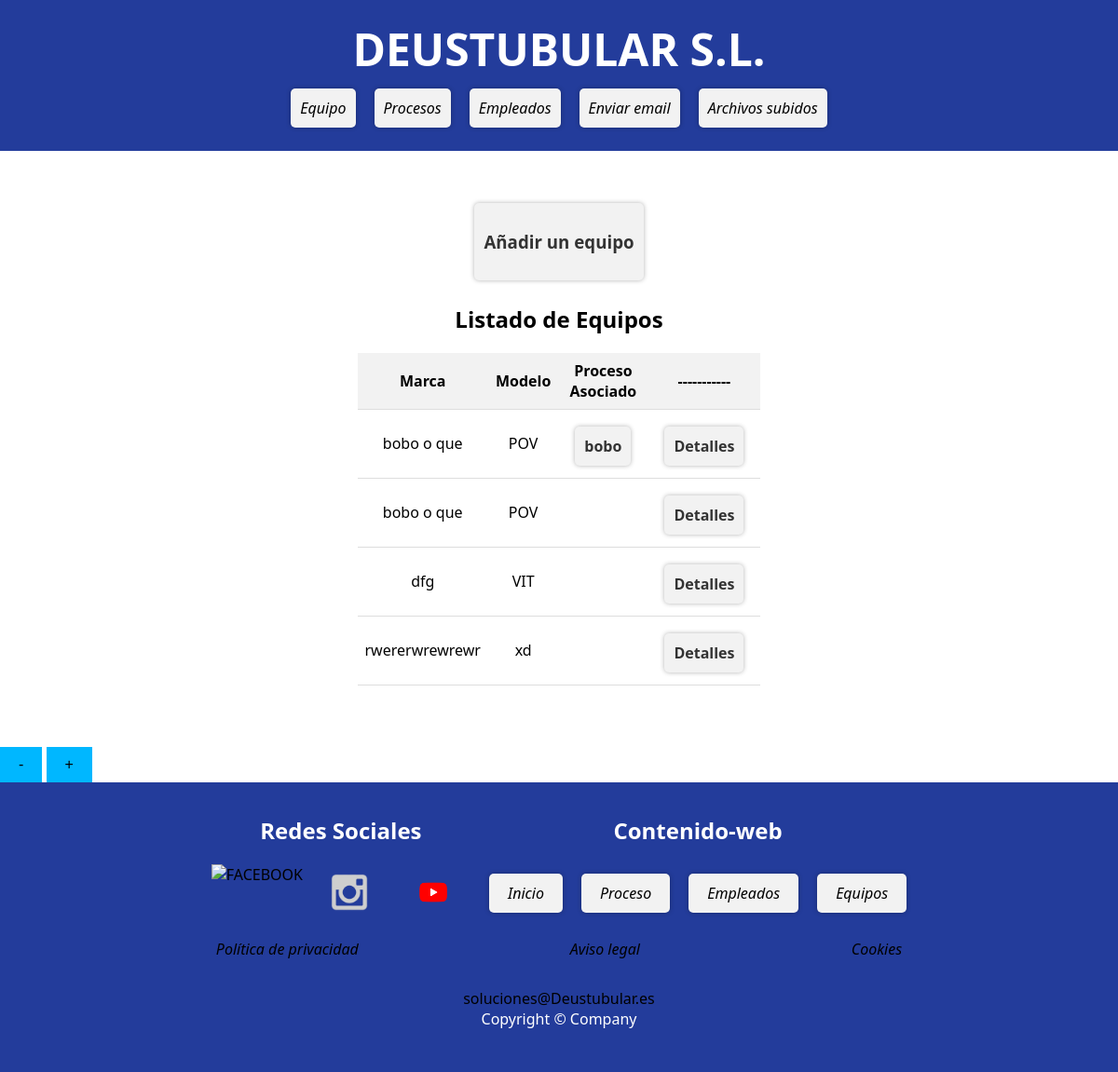
The app's page /appdeustutub/equipos/, older data.
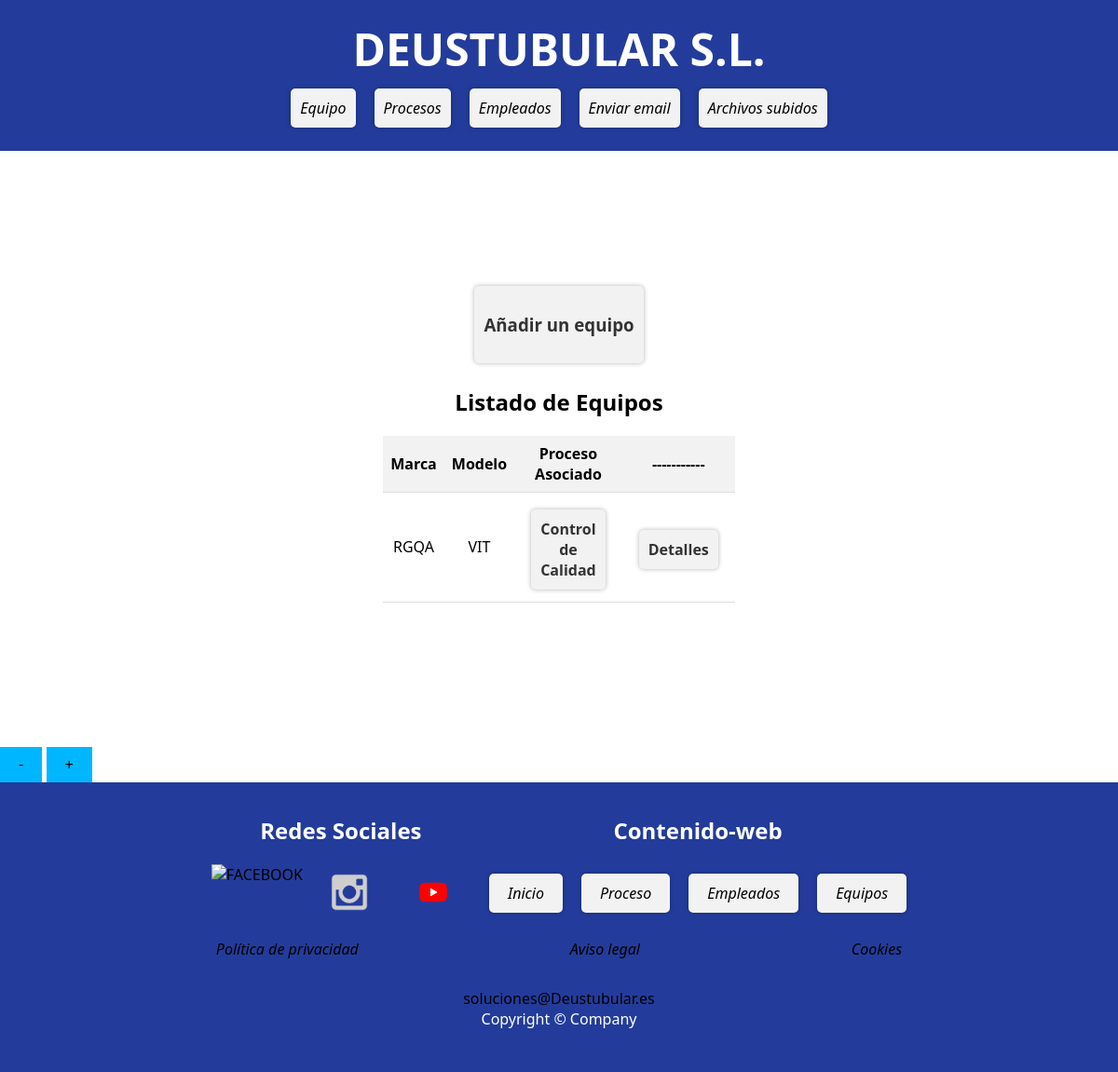
The same page, newer data.
### appdeustutub/models.py (models this page shows, shortened)
class Equipo(models.Model):
    modelo = models.CharField(max_length=100)
    marca = models.CharField(max_length=100)
    categoria = models.ForeignKey(Categoria, on_delete=models.CASCADE)
    fecha_adquisicion = models.DateField()
    fecha_instalacion = models.DateField()

class Proceso(models.Model):
    equipo = models.ForeignKey(Equipo, on_delete=models.CASCADE)
    codOrdenFabricacion = models.IntegerField(default=0)
    codigoProceso = models.IntegerField(default=0)
    nombreProceso = models.CharField(max_length=100)
    referencia = models.CharField(max_length=100)
    fechaInicio = models.DateField()
    fechaFin = models.DateField()
    def __str__(self):
        return self.nombreProceso

### appdeustutub/views.py (the view)
# urls.py: path('equipos/', EquipoListView.as_view(), name='equipo-list'),
class EquipoListView(ListView):
    model = Equipo
    template_name = 'index_equipo.html'
    context_object_name = 'lista_equipos'
    ordering = 'marca'

### appdeustutub/templates/index_equipo.html (shortened to what this page needs)
{% extends "base.html" %}
{% load static %}
{% block contenido %}
<div id="content">
    <ul>
        <li><a href="{% url 'add_equipo' %}"><strong>
                    <h3>Añadir un equipo</h3>
                </strong></a></li>
    </ul>
    <h2>Listado de Equipos</h2>
    <ul>
        {% if lista_equipos %}
        <table>
            <thead>
                <tr>
                    <th>Marca</th>
                    <th>Modelo</th>
                    <th>Proceso Asociado</th>
                    <th>-----------</th>
                </tr>
            </thead>
            <tbody>
                {% for equipo in lista_equipos %}
                <tr>
                    <td>{{ equipo.marca }}</td>
                    <td>{{ equipo.modelo }}</td>
                    <td>
                        <ul>
                            {% for proceso in equipo.proceso_set.all %}
                            <li><a href="{% url 'proceso-detail' proceso.id %}"><strong>{{ proceso }}</strong></a></li>
                            {% endfor %}
                        </ul>
                    </td>
                    <td>
                        <ul>
                            <li><a href="{% url 'equipo-detail' equipo.id %}"><strong>Detalles</strong></a></li>
                        </ul>
                    </td>
                </tr>
                {% endfor %}
            </tbody>
        </table>
        {% else %}
        <p>No existen equipos</p>
        {% endif %}
</div>
{% endblock %}

### appdeustutub/templates/base.html (shortened to what this page needs)
<!DOCTYPE html>
{% load static %}
<html lang="en">
    <head>
        <link rel="stylesheet" href="{% static 'css/style.css' %}">
    </head>
    <body>
        <header>
            <h1><a id="logo" href="{% url 'index' %}">DEUSTUBULAR S.L.</a></h1>
            <nav>
                <ul>
                    <li><a href="{% url 'equipo-list' %}">Equipo</a></li>
                    <li><a href="{% url 'proceso-list' %}">Procesos</a></li>
                    <li><a href="{% url 'empleado-list' %}">Empleados</a></li>
                    <li><a href="{% url 'enviar_email' %}">Enviar email</a></li>
                    <li><a href="{% url 'mostrar_archivos' %}">Archivos subidos</a></li>
                </ul>
            </nav>
        </header>
        {% block contenido %} {% endblock %}
        <button id="disminuirBtn">-</button>
        <button id="aumentarBtn">+</button>
        <footer id="footer">
            <main>
                <section class="footer-superior">
                    <div class="RedesSociales">
                        <h2>
                            Redes Sociales
                        </h2>
                        <main>
                            <div class="boton-Facebook">
                                <a href="https://www.facebook.com">
                                    <img src="../../static/images/facebook-logo-png-9.png" height="60" alt="FACEBOOK">
                                </a>
                            </div>
                            <div class="boton-Twitter">
                                <a href="https://twitter.com"><img src="../../static/images/insta.png" height="60"
                                        alt="TWITTER">
                                </a>
                            </div>
                            <div class="boton-Youtube">
                                <a href="https://www.youtube.com/"><img src="../../static/images/youtube-logo-hd-8.png"
                                        height="60" alt="YOUTUBE"></a>
                            </div>
                        </main>
                    </div>
                    <nav id="contenido-web">
                        <h2>
                            Contenido-web
                        </h2>
                        <ul id="Contenido-web">
                            <li>
                                <a href="{% url 'index' %}">Inicio</a>
                            </li>
                            <li>
                                <a href="{% url 'proceso-list' %}">Proceso</a>
                            </li>
                            <li>
                                <a href="{% url 'empleado-list' %}">Empleados</a>
                            </li>
                            <li>
                                <a href="{% url 'equipo-list' %}">Equipos</a>
                            </li>
                        </ul>
                    </nav>
                </section>
            </main>
            <nav id="footer-inferior">
                <a href="https://policies.google.com/privacy?hl=es">Política de privacidad</a>
                <a href="https://www.google.com/intl/es_ALL/help/attribution_maps/">Aviso legal</a>
                <a href="https://support.google.com/chrome/answer/9564">Cookies</a>
            </nav>
            <p><a
                    href="mailto:aitor.salazar@rpk.es?Subject=Este%20es%20nuestro%20proyecto%20:">soluciones@Deustubular.es</a></br>
                Copyright © Company
            </p>
        </footer>
    </body>
</html>

### static/css/style.css (style rules this page uses)
body { margin: 0; padding: 0; font-family: 'Segoe UI', Tahoma, Geneva, Verdana, sans-serif; }
h1, h2 { text-align: center; }
ul { list-style: none; padding: 0; margin: 0; }
a { text-decoration: none; color: #333; }
nav { margin-left: auto; }
#content { display: flex; flex-direction: column; align-items: center; justify-content: center; min-height: 80vh; }
ul { display: flex; flex-wrap: wrap; justify-content: center; }
li { margin: 10px; padding: 10px; background-color: #f2f2f2; border-radius: 5px; box-shadow: 0px 0px 5px rgba(0, 0, 0, 0.3); text-align: center; transition: all 0.3s ease; }
header { background-color: #233C9B; color: white; padding: 20px; text-align: center; }
header h1 { margin: 0; font-size: 40px; color: white; }
header #logo { color: white; font-size: larger; padding-bottom: 20px; }
nav ul { list-style-type: none; padding: 0; }
nav li { display: inline-block; margin-right: 10px; }
nav a { text-decoration: none; color: black; font-style: italic; }
table { width: 80%; border-collapse: collapse; margin-bottom: 20px; }
th, td { padding: 8px; text-align: left; border-bottom: 1px solid #ddd; text-align: center; }
th { background-color: #f2f2f2; }
ul { margin: 0; padding: 0; list-style: none; }
ul li { margin-bottom: 5px; }
footer { display: block; background: #233C9B; padding: 15px; color: white; }
.footer-superior { display: flex; justify-content: space-around; margin: auto; }
#footer-inferior { display: flex; flex-direction: initial; padding-top: 5px; justify-content: space-evenly; }
footer a { color: black; padding: 10px; padding-bottom: 0; }
footer p { text-align: center; padding: 15px; }
main { display: flex; flex-direction: row; justify-content: space-between; }
button { padding: 10px 20px; font-size: 16px; background-color: rgb(0, 183, 255); border: none; cursor: pointer; }

Row changes from the older to the newer data that the page shows:
removed Equipo: marca "bobo o que", modelo "POV"
removed Proceso: nombreProceso "bobo", shown under "bobo o que"
removed Equipo: marca "bobo o que", modelo "POV"
removed Equipo: marca "dfg", modelo "VIT"
removed Equipo: marca "rwererwrewrewr", modelo "xd"
added Equipo: marca "RGQA", modelo "VIT"
added Proceso: nombreProceso "Control de Calidad", shown under "RGQA"
